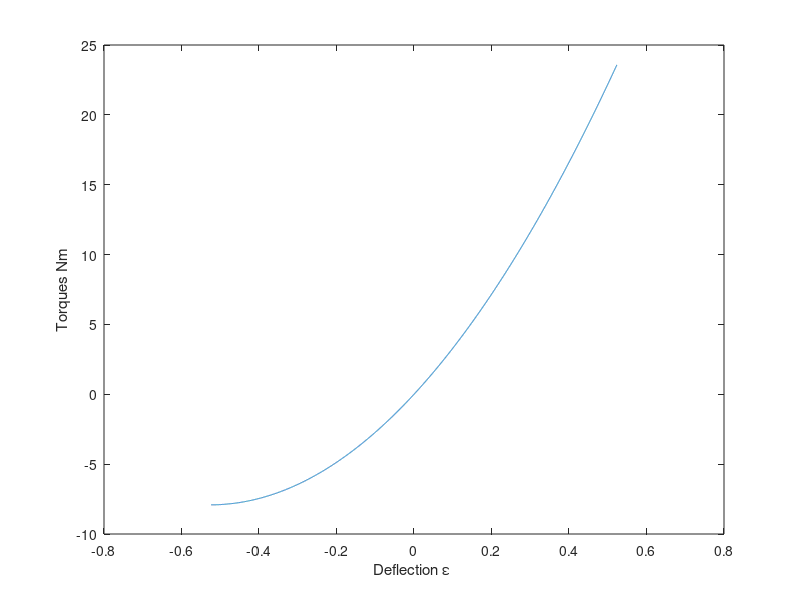

MATLAB code to generate this figure:
%   Name: C4LMParasDetermination
%   Description: Matlab Code for determining the parameters of the
%   compliant four-bar linkage mechanism. Use lsqnonlin (non-linear least
%   square algorithm) to fit the paratemeters of C4LM to meet the required
%   torque profile
%   Author: Jiayi Wang
%   Date: 27/04/2017

%% Clean workspace
clc;
clear;

%% Determine parameters of torque profiles (a1, a1), given desired sfiffness

%Define disired stiffness range(N*m/rad), format: [lower_bound upper_bound]
StiffnessRange = [0.3 120];
disp(['Stiffness Range: ',num2str(StiffnessRange(1)),' to ',num2str(StiffnessRange(2)),' Nm/rad']);
disp(' ');

%Define maximum positive and negative deflection angle of the C4LM
%format:[lower_bound upper_bound]
%   Deflection Angle (epsilon): the angle between the C4LM and shaft (The relative 
%   displacement between the C4LM and the shaft, not the one between the link 
%   and desired position of the joint)
DeflectionAngle = [-pi/6 pi/6];
disp(['Maximum C4LM Deflection Angle Range: ',num2str(DeflectionAngle(1)),' to ',num2str(DeflectionAngle(2)),' rad']);
disp(' ');

%Map the stiffness range to the deflection angle range
%   Minimum and Maximum stiffness achieved at both two C4LM components reach maximum
%   negative and postive deflection, respectively
epsilonMin = DeflectionAngle(1);
epsilonMax = DeflectionAngle(2);
StiffnessMin = StiffnessRange(1);
StiffnessMax = StiffnessRange(2);

a2 = 1/4*(StiffnessMax-StiffnessMin)/(epsilonMax-epsilonMin);
a1 = 1/2*StiffnessMax-2*a2*epsilonMax;

disp(['a2 = ',num2str(a2),' Nm/rad^2']);
disp(['a1 = ',num2str(a1),' Nm/rad']);


%% Generate and plot torque profile determined by a2 and a1
epsilons = epsilonMin:1e-4:epsilonMax;
TorquesProfile = a2*epsilons.^2+a1*epsilons;

plot(epsilons,TorquesProfile)
xlabel('Deflection {\epsilon} ')
ylabel('Torques Nm')

%% fit parameters of C4LM

